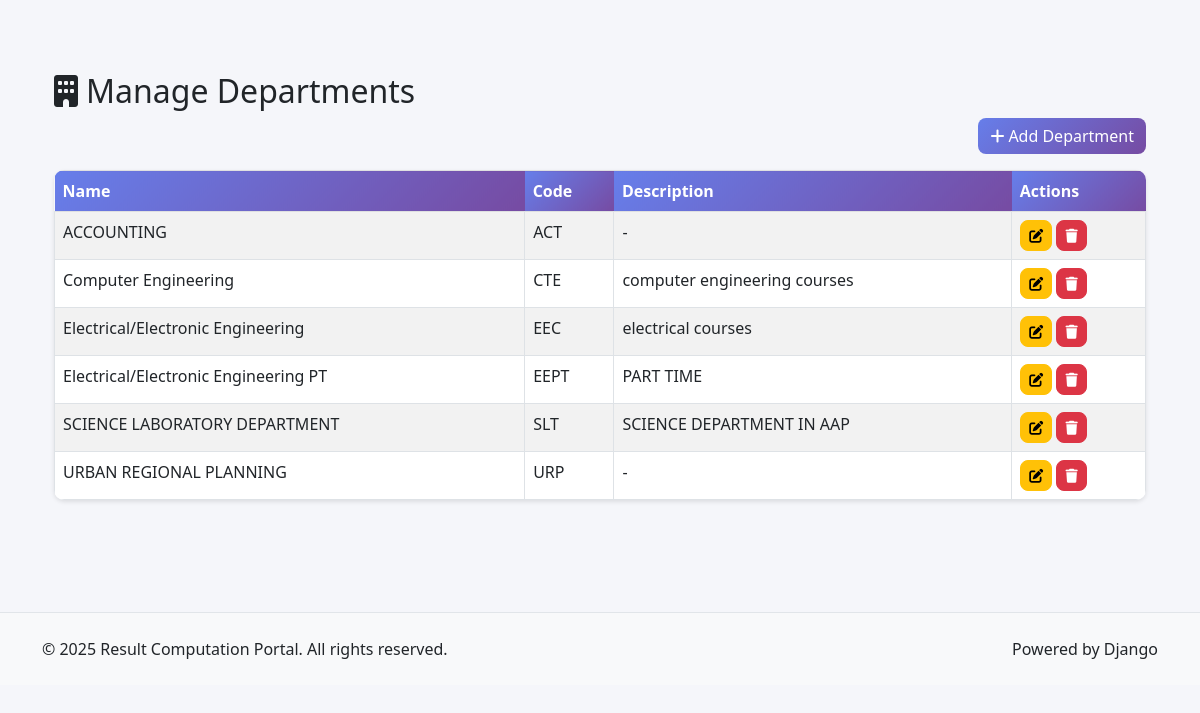
Page /courses/departments/ on the committed database.
### courses/models.py (models this page shows, shortened)
class Department(models.Model):
    name = models.CharField(max_length=100, unique=True)
    code = models.CharField(max_length=10, unique=True)
    description = models.TextField(blank=True, null=True)
    created_at = models.DateTimeField(auto_now_add=True)
    updated_at = models.DateTimeField(auto_now=True)
    class Meta:
        ordering = ["name"]
        verbose_name = "Department"
        verbose_name_plural = "Departments"

### courses/views.py (the view)
# urls.py: path('departments/', views.department_list, name='department_list'),
def department_list(request):
    departments = Department.objects.all()
    return render(request, 'courses/department_list.html', {'departments': departments})

### templates/courses/department_list.html (shortened to what this page needs)
{% extends 'base/base.html' %}
{% block content %}
<div class="container mt-4">
    <h2><i class="fas fa-building me-2"></i>Manage Departments</h2>
    <div class="mb-3 text-end">
        <a href="{% url 'courses:department_add' %}" class="btn btn-primary">
            <i class="fas fa-plus me-1"></i>Add Department
        </a>
    </div>
    <table class="table table-bordered table-striped">
        <thead class="table-light">
            <tr>
                <th>Name</th>
                <th>Code</th>
                <th>Description</th>
                <th>Actions</th>
            </tr>
        </thead>
        <tbody>
            {% for dept in departments %}
            <tr>
                <td>{{ dept.name }}</td>
                <td>{{ dept.code }}</td>
                <td>{{ dept.description|default:"-" }}</td>
                <td>
                    <a href="{% url 'courses:department_edit' dept.id %}" class="btn btn-sm btn-warning">
                        <i class="fas fa-edit"></i>
                    </a>
                    <a href="{% url 'courses:department_delete' dept.id %}" class="btn btn-sm btn-danger"
                       onclick="return confirm('Are you sure you want to delete this department?');">
                        <i class="fas fa-trash"></i>
                    </a>
                </td>
            </tr>
            {% empty %}
            <tr>
                <td colspan="4" class="text-center">No departments found.</td>
            </tr>
            {% endfor %}
        </tbody>
    </table>
</div>
{% endblock %}

### static/css/style.css (style rules this page uses)
:root { --primary-color: #667eea; --secondary-color: #764ba2; --success-color: #28a745; --danger-color: #dc3545; --warning-color: #ffc107; --info-color: #17a2b8; --light-color: #f8f9fa; --dark-color: #343a40; }
body { font-family: 'Segoe UI', Tahoma, Geneva, Verdana, sans-serif; background-color: #f5f6fa; }
.btn { border-radius: 8px; font-weight: 500; transition: all 0.3s ease; }
.btn-primary { background: linear-gradient(135deg, var(--primary-color) 0%, var(--secondary-color) 100%); border: none; }
.table { border-radius: 10px; overflow: hidden; box-shadow: 0 2px 4px rgba(0, 0, 0, 0.1); }
.table thead th { background: linear-gradient(135deg, var(--primary-color) 0%, var(--secondary-color) 100%); color: white; border: none; font-weight: 600; }

### rows in the picture
Department: name "ACCOUNTING", code "ACT", description "-"
Department: name "Computer Engineering", code "CTE", description "computer engineering courses"
Department: name "Electrical/Electronic Engineering", code "EEC", description "electrical courses"
Department: name "Electrical/Electronic Engineering PT", code "EEPT", description "PART TIME"
Department: name "SCIENCE LABORATORY DEPARTMENT", code "SLT", description "SCIENCE DEPARTMENT IN AAP"
Department: name "URBAN REGIONAL PLANNING", code "URP", description "-"
